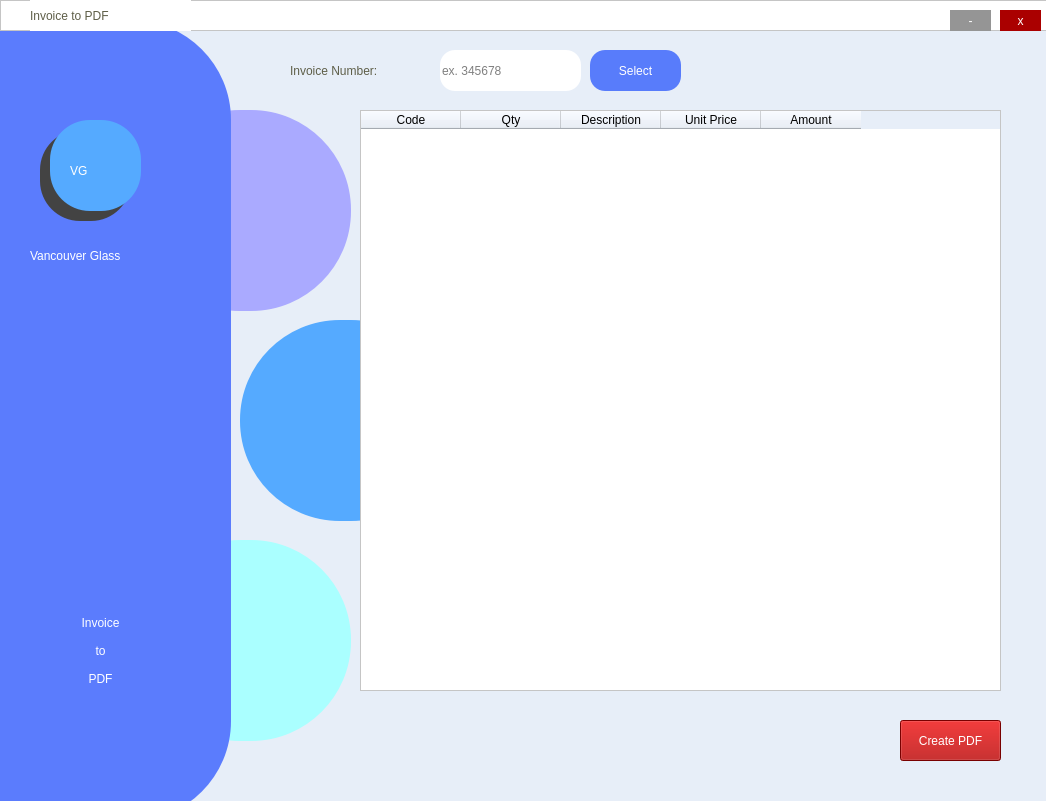
<?xml version="1.0" encoding="UTF-8"?>
<ui version="4.0">
 <class>Form</class>
 <widget class="QWidget" name="Form">
  <property name="geometry">
   <rect>
    <x>0</x>
    <y>0</y>
    <width>1046</width>
    <height>801</height>
   </rect>
  </property>
  <property name="windowTitle">
   <string>Vancouver Glass</string>
  </property>
  <property name="styleSheet">
   <string notr="true">QWidget{

	background-color: rgb(231, 238, 248);
}</string>
  </property>
  <widget class="QTableWidget" name="tableWidget">
   <property name="geometry">
    <rect>
     <x>360</x>
     <y>110</y>
     <width>641</width>
     <height>581</height>
    </rect>
   </property>
   <property name="focusPolicy">
    <enum>Qt::WheelFocus</enum>
   </property>
   <property name="contextMenuPolicy">
    <enum>Qt::PreventContextMenu</enum>
   </property>
   <property name="styleSheet">
    <string notr="true">QTableWidget{
background-color: rgb(255, 255, 255);
}</string>
   </property>
   <property name="editTriggers">
    <set>QAbstractItemView::NoEditTriggers</set>
   </property>
   <property name="alternatingRowColors">
    <bool>false</bool>
   </property>
   <property name="verticalScrollMode">
    <enum>QAbstractItemView::ScrollPerPixel</enum>
   </property>
   <attribute name="horizontalHeaderHighlightSections">
    <bool>true</bool>
   </attribute>
   <column>
    <property name="text">
     <string>Code</string>
    </property>
   </column>
   <column>
    <property name="text">
     <string>Qty</string>
    </property>
   </column>
   <column>
    <property name="text">
     <string>Description</string>
    </property>
   </column>
   <column>
    <property name="text">
     <string>Unit Price</string>
    </property>
   </column>
   <column>
    <property name="text">
     <string>Amount</string>
    </property>
   </column>
  </widget>
  <widget class="QPushButton" name="selectbtn">
   <property name="geometry">
    <rect>
     <x>590</x>
     <y>50</y>
     <width>91</width>
     <height>41</height>
    </rect>
   </property>
   <property name="styleSheet">
    <string notr="true">QPushButton{
background-color: #587cfb;
	color: rgb(255, 255, 255);
	font: 63 10pt &quot;Segoe UI Semibold&quot;;
border-radius: 15px;
}</string>
   </property>
   <property name="text">
    <string>Select</string>
   </property>
  </widget>
  <widget class="QLabel" name="label">
   <property name="geometry">
    <rect>
     <x>290</x>
     <y>50</y>
     <width>161</width>
     <height>41</height>
    </rect>
   </property>
   <property name="styleSheet">
    <string notr="true">QLabel{
font: 12pt &quot;Segoe UI Semilight&quot;;
color: #5e5e48

}</string>
   </property>
   <property name="text">
    <string>Invoice Number:</string>
   </property>
  </widget>
  <widget class="QPushButton" name="pdfbtn">
   <property name="geometry">
    <rect>
     <x>900</x>
     <y>720</y>
     <width>101</width>
     <height>41</height>
    </rect>
   </property>
   <property name="whatsThis">
    <string>&lt;html&gt;&lt;head/&gt;&lt;body&gt;&lt;p align=&quot;center&quot;&gt;&lt;br/&gt;&lt;/p&gt;&lt;/body&gt;&lt;/html&gt;</string>
   </property>
   <property name="styleSheet">
    <string notr="true">QPushButton{
background-color: rgb(170, 0, 0);
	font: 9pt &quot;Segoe UI Semilight&quot;;
	
	color: rgb(255, 255, 255);
}</string>
   </property>
   <property name="text">
    <string>Create PDF</string>
   </property>
  </widget>
  <widget class="QFrame" name="frame">
   <property name="geometry">
    <rect>
     <x>0</x>
     <y>0</y>
     <width>1121</width>
     <height>31</height>
    </rect>
   </property>
   <property name="styleSheet">
    <string notr="true">QFrame{
background-color: rgb(255, 255, 255);

}</string>
   </property>
   <property name="frameShape">
    <enum>QFrame::StyledPanel</enum>
   </property>
   <property name="frameShadow">
    <enum>QFrame::Raised</enum>
   </property>
   <widget class="QLabel" name="label_2">
    <property name="geometry">
     <rect>
      <x>30</x>
      <y>0</y>
      <width>161</width>
      <height>31</height>
     </rect>
    </property>
    <property name="styleSheet">
     <string notr="true">QLabel{
font: 10pt &quot;Segoe UI Semilight&quot;;
color: #5e5e48

}</string>
    </property>
    <property name="text">
     <string>Invoice to PDF</string>
    </property>
   </widget>
   <widget class="QPushButton" name="minbtn_2">
    <property name="geometry">
     <rect>
      <x>1000</x>
      <y>10</y>
      <width>41</width>
      <height>21</height>
     </rect>
    </property>
    <property name="styleSheet">
     <string notr="true">QPushButton{
background-color: rgb(170, 0, 0);
	color: rgb(255, 255, 255);
	
	font: 75 10pt &quot;MS Shell Dlg 2&quot;;
border-radius: 15px;
}</string>
    </property>
    <property name="text">
     <string>x</string>
    </property>
   </widget>
   <widget class="QPushButton" name="minbtn">
    <property name="geometry">
     <rect>
      <x>950</x>
      <y>10</y>
      <width>41</width>
      <height>21</height>
     </rect>
    </property>
    <property name="styleSheet">
     <string notr="true">QPushButton{
background-color: rgb(149, 149, 149);
	color: rgb(255, 255, 255);
	font: 63 10pt &quot;Segoe UI Semibold&quot;;
border-radius: 30px;
}</string>
    </property>
    <property name="text">
     <string>-</string>
    </property>
   </widget>
  </widget>
  <widget class="QFrame" name="frame_2">
   <property name="geometry">
    <rect>
     <x>-60</x>
     <y>20</y>
     <width>291</width>
     <height>801</height>
    </rect>
   </property>
   <property name="styleSheet">
    <string notr="true">QFrame{
background-color: rgb(91, 124, 253);
border-radius: 100px;
}</string>
   </property>
   <property name="frameShape">
    <enum>QFrame::StyledPanel</enum>
   </property>
   <property name="frameShadow">
    <enum>QFrame::Raised</enum>
   </property>
   <widget class="QFrame" name="frame_6">
    <property name="geometry">
     <rect>
      <x>110</x>
      <y>100</y>
      <width>91</width>
      <height>91</height>
     </rect>
    </property>
    <property name="styleSheet">
     <string notr="true">QFrame{
background-color: rgb(85, 170, 255);
border-radius: 40px;
}</string>
    </property>
    <property name="frameShape">
     <enum>QFrame::StyledPanel</enum>
    </property>
    <property name="frameShadow">
     <enum>QFrame::Raised</enum>
    </property>
    <widget class="QLabel" name="label_3">
     <property name="geometry">
      <rect>
       <x>20</x>
       <y>30</y>
       <width>51</width>
       <height>41</height>
      </rect>
     </property>
     <property name="styleSheet">
      <string notr="true">QLabel{
font: 87 18pt &quot;Arial Black&quot;;
	color: rgb(255, 255, 255);

}</string>
     </property>
     <property name="text">
      <string>VG</string>
     </property>
    </widget>
   </widget>
   <widget class="QFrame" name="frame_7">
    <property name="geometry">
     <rect>
      <x>100</x>
      <y>110</y>
      <width>91</width>
      <height>91</height>
     </rect>
    </property>
    <property name="styleSheet">
     <string notr="true">QFrame{
background-color: rgb(67, 67, 67);
border-radius: 40px;
}</string>
    </property>
    <property name="frameShape">
     <enum>QFrame::StyledPanel</enum>
    </property>
    <property name="frameShadow">
     <enum>QFrame::Raised</enum>
    </property>
   </widget>
   <widget class="QLabel" name="label_4">
    <property name="geometry">
     <rect>
      <x>90</x>
      <y>220</y>
      <width>161</width>
      <height>31</height>
     </rect>
    </property>
    <property name="styleSheet">
     <string notr="true">QLabel{
font: 12pt &quot;Segoe UI Semilight&quot;;
	color: rgb(255, 255, 255);

}</string>
    </property>
    <property name="text">
     <string>Vancouver Glass</string>
    </property>
   </widget>
   <widget class="QLabel" name="label_5">
    <property name="geometry">
     <rect>
      <x>80</x>
      <y>550</y>
      <width>161</width>
      <height>161</height>
     </rect>
    </property>
    <property name="styleSheet">
     <string notr="true">QLabel{
	font: 87 12pt &quot;Arial Black&quot;;
	color: rgb(255, 255, 255);

}</string>
    </property>
    <property name="text">
     <string>Invoice 
 
to
 
PDF</string>
    </property>
    <property name="alignment">
     <set>Qt::AlignCenter</set>
    </property>
   </widget>
   <zorder>frame_7</zorder>
   <zorder>frame_6</zorder>
   <zorder>label_4</zorder>
   <zorder>label_5</zorder>
  </widget>
  <widget class="QFrame" name="frame_3">
   <property name="geometry">
    <rect>
     <x>240</x>
     <y>320</y>
     <width>211</width>
     <height>201</height>
    </rect>
   </property>
   <property name="styleSheet">
    <string notr="true">QFrame{
background-color: rgb(85, 170, 255);
border-radius: 100px;
}</string>
   </property>
   <property name="frameShape">
    <enum>QFrame::StyledPanel</enum>
   </property>
   <property name="frameShadow">
    <enum>QFrame::Raised</enum>
   </property>
  </widget>
  <widget class="QFrame" name="frame_4">
   <property name="geometry">
    <rect>
     <x>140</x>
     <y>110</y>
     <width>211</width>
     <height>201</height>
    </rect>
   </property>
   <property name="styleSheet">
    <string notr="true">QFrame{
background-color: rgb(170, 170, 255);
border-radius: 100px;
}</string>
   </property>
   <property name="frameShape">
    <enum>QFrame::StyledPanel</enum>
   </property>
   <property name="frameShadow">
    <enum>QFrame::Raised</enum>
   </property>
  </widget>
  <widget class="QFrame" name="frame_5">
   <property name="geometry">
    <rect>
     <x>140</x>
     <y>540</y>
     <width>211</width>
     <height>201</height>
    </rect>
   </property>
   <property name="styleSheet">
    <string notr="true">QFrame{
background-color: rgb(170, 255, 255);
border-radius: 100px;
}</string>
   </property>
   <property name="frameShape">
    <enum>QFrame::StyledPanel</enum>
   </property>
   <property name="frameShadow">
    <enum>QFrame::Raised</enum>
   </property>
  </widget>
  <widget class="QLineEdit" name="lineEdit">
   <property name="geometry">
    <rect>
     <x>440</x>
     <y>50</y>
     <width>141</width>
     <height>41</height>
    </rect>
   </property>
   <property name="styleSheet">
    <string notr="true">QLineEdit{
	border-radius: 15px;
	font: 12pt &quot;MS Shell Dlg 2&quot;;
	background-color: rgb(255, 255, 255);
}</string>
   </property>
   <property name="placeholderText">
    <string>ex. 345678</string>
   </property>
  </widget>
  <zorder>frame_5</zorder>
  <zorder>frame_4</zorder>
  <zorder>frame_2</zorder>
  <zorder>frame_3</zorder>
  <zorder>tableWidget</zorder>
  <zorder>selectbtn</zorder>
  <zorder>label</zorder>
  <zorder>pdfbtn</zorder>
  <zorder>frame</zorder>
  <zorder>lineEdit</zorder>
 </widget>
 <resources/>
 <connections/>
</ui>
